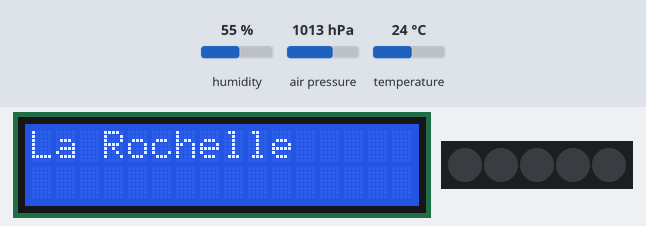
Bench run of a sketch on a simulated Arduino Uno, built with avr-gcc and run on an emulated ATmega328P. On the bench: 16×2 character LCD, 5 RGB LEDs in strip order, left to right. The inputs (shaded band) are chosen by the test bench; at power-on: humidity 55 %, air pressure 1013 hPa, temperature 24 °C. The local clock reads 2024-03-15 10:24:30 at power-on unless the sketch sets it; storage starts empty; what the sketch prints to the serial monitor is not drawn.

Above: at 1.1 s.
At 2.2 s:
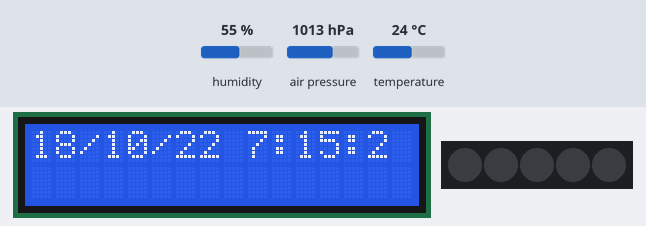
At 4.4 s:
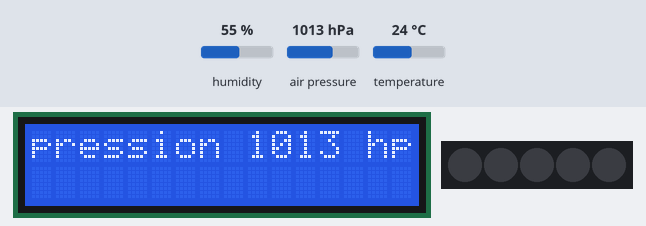
At 7.7 s:
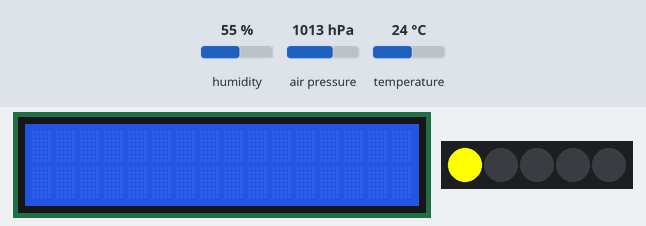
Timing chart, 0 to 9.2 s (numbered marks = the images above):
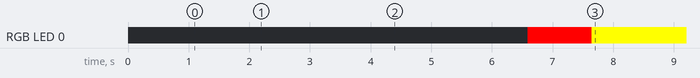

Measured:
- by itself, RGB LED 0: off → RGB(255, 0, 0) at 6.6 s, → RGB(255, 255, 0) 1.1 s later
- what the display in image 0 shows lasts 1.1 s, from 1.1 s to 2.2 s

The sketch:

main.ino
```cpp
#include <SPI.h>
#include <SD.h>
#include <LiquidCrystal.h>
#include <Wire.h>
#include <Adafruit_Sensor.h>
#include <Adafruit_BME280.h>
#include "Arduino.h"
#include "uRTCLib.h"
#include <ChainableLED.h>

#define SEALEVELPRESSURE_HPA (1013.25)
LiquidCrystal lcd = LiquidCrystal ( 2, 3, 4, 5, 6, 7 ) ;

ChainableLED led(7, 8, 5);
short int step = 0;   // a variable to keep track of what step you're on.

unsigned long previousMillis = 0;

uRTCLib rtc(0x68);
void Blink_test(unsigned long interval, short int a1, short int b1, short int c1, short int a2, short int b2, short int c2);
void write_SD(String file_name, String writing_text);
void read_SD(String file_name);
void display_screen(String texte);
int retour_luminosite();
int BME_value(int val);
String GPS_location();

/////////////////////////////////////////////////////////////////////

void setup() {
 Serial.begin(9600);
 Serial.println("Phase initialisation.. ");
 URTCLIB_WIRE.begin();

 rtc.set(0, 15, 7, 3, 18, 10, 22);
 // rtc.set(second, minute, hour, dayOfWeek, dayOfMonth, month, year)
 delay(1000);
 Serial.println("OK");

 Serial.println("Prise des mesures.. ");
 // sequence de prise de mesure

 // localisation
 display_screen(GPS_location());
 write_SD("test.txt", String(GPS_location()));
 //delay(1000);

 // date et heure
 rtc.refresh();
 String date;
 date = String(rtc.day())+ String("/") + String(rtc.month())+ String("/") + String(rtc.year())+ String(" ") + String(rtc.hour())+ String(":") + String(rtc.minute())+ String(":") + String(rtc.second());
 display_screen(date);
 write_SD("test.txt", date);
 //delay(1000);

 display_screen(String("temperature ") + BME_value(1) + String("c"));
 write_SD("test.txt", String(BME_value(1)));
 //delay(1000);

 display_screen(String("pression ") + BME_value(2) + String(" hpa")) ;
 write_SD("test.txt", String(BME_value(2)));
 //delay(1000);

 display_screen(String("hygrometrie ") + BME_value(3) + String("%")) ;
 write_SD("test.txt", String(BME_value(3)));
 //delay(1000);

 display_screen(String("lumino ") + retour_luminosite() + String(" lux")) ;
 write_SD("test.txt", String(retour_luminosite()));
 //delay(1000);
 Serial.print("OK");

 Serial.print("Retour carte SD");
 //read_SD("test.txt");
 Serial.print("CLoture");

}

/////////////////////////////////////////////////////////////////////
void loop() {}
/////////////////////////////////////////////////////////////////////
void write_SD(String file_name, String writing_text){
  File myFile;
  Serial.print("Initializing SD card...");
  if (!SD.begin(4)) {
    Serial.println("initialization failed!");
    Blink_2_main(1000, 255, 0, 0, 255, 255, 255);
    //while (1);

    }
  Serial.println("initialization done.");
  myFile = SD.open(file_name, FILE_WRITE);
   if (myFile) {
    Serial.println("Writing to test.txt...");
    Serial.println(writing_text);
    myFile.println(writing_text);
    myFile.close();
    Serial.println("done.");
  } else {
    Serial.println("error opening " + file_name);
  }
  Serial.println("");
 }
/////////////////////////////////////////////////////////////////////
/*
void read_SD(String file_name){
  File myFile;
  myFile = SD.open(file_name);
  if (myFile) {
    Serial.println(file_name);
    while (myFile.available()) {
      Serial.write(myFile.read());
    }
    myFile.close();
  } else {
    Serial.println("error opening test.txt");
  }
}*/
/////////////////////////////////////////////////////////////////////
void display_screen(String texte){
  lcd.begin( 16, 2 ) ;
  lcd.setCursor(0,0);
  lcd.print(texte);
  delay(1000);
  lcd.clear();
}
/////////////////////////////////////////////////////////////////////
int retour_luminosite(){
   int erreur = 1;
   if (erreur == 1){
    Blink_main(1000, 255, 0, 0, 255, 255, 0);
   }
   else{
    return analogRead(A0);
   }
  }
/////////////////////////////////////////////////////////////////////
int BME_value(int val){
  Adafruit_BME280 bme;
  int tab[3];
    if (!bme.begin(0x76)) {
    Serial.println("Could not find a valid BME280 sensor, check wiring!");
    Blink_2_main(1000, 255, 0, 0, 0, 255, 0);
    while (1);
  }
  tab[0] = bme.readTemperature();
  tab[1] = bme.readPressure() / 100.0F;
  tab[2] = bme.readHumidity();

  return tab[val - 1];
  }
/////////////////////////////////////////////////////////////////////
String GPS_location(){
  int erreur = 0;
  if (erreur == 1){
    Serial.println("Erreur acces gps");
    Blink_main(1000, 255, 0, 0, 255, 255, 0);
    return "Erreur city";
    }
  else{
  return "La Rochelle";
  }
  }
/////////////////////////////////////////////////////////////////////
void Blink_main(unsigned long interval, short int a1, short int b1, short int c1, short int a2, short int b2, short int c2){
  unsigned long currentMillis = millis();

  if(currentMillis - previousMillis >= interval and step == 0){
    previousMillis = currentMillis;
    led.setColorRGB(0, a1, b1, c1);
    step = 1;
  }
  if(currentMillis - previousMillis >= interval and step == 1){
    previousMillis = currentMillis;
    led.setColorRGB(0, a2, b2, c2);
    step = 0;
  }
}
/////////////////////////////////////////////////////////////////////
void Blink_2_main(unsigned long interval, short int a1, short int b1, short int c1, short int a2, short int b2, short int c2){
  unsigned long currentMillis = millis();

  if(currentMillis - previousMillis >= interval and step == 0){
    previousMillis = currentMillis;
    led.setColorRGB(0, a1, b1, c1);
    step = 1;
  }
  if(currentMillis - previousMillis >= interval and step == 1){
    previousMillis = currentMillis;
    led.setColorRGB(0, a2, b2, c2);
    step = 2;
  }

    if(currentMillis - previousMillis >= interval and step == 2){
    previousMillis = currentMillis;
    led.setColorRGB(0, a2, b2, c2);
    step = 0;
  }

}
/////////////////////////////////////////////////////////////////////
```
